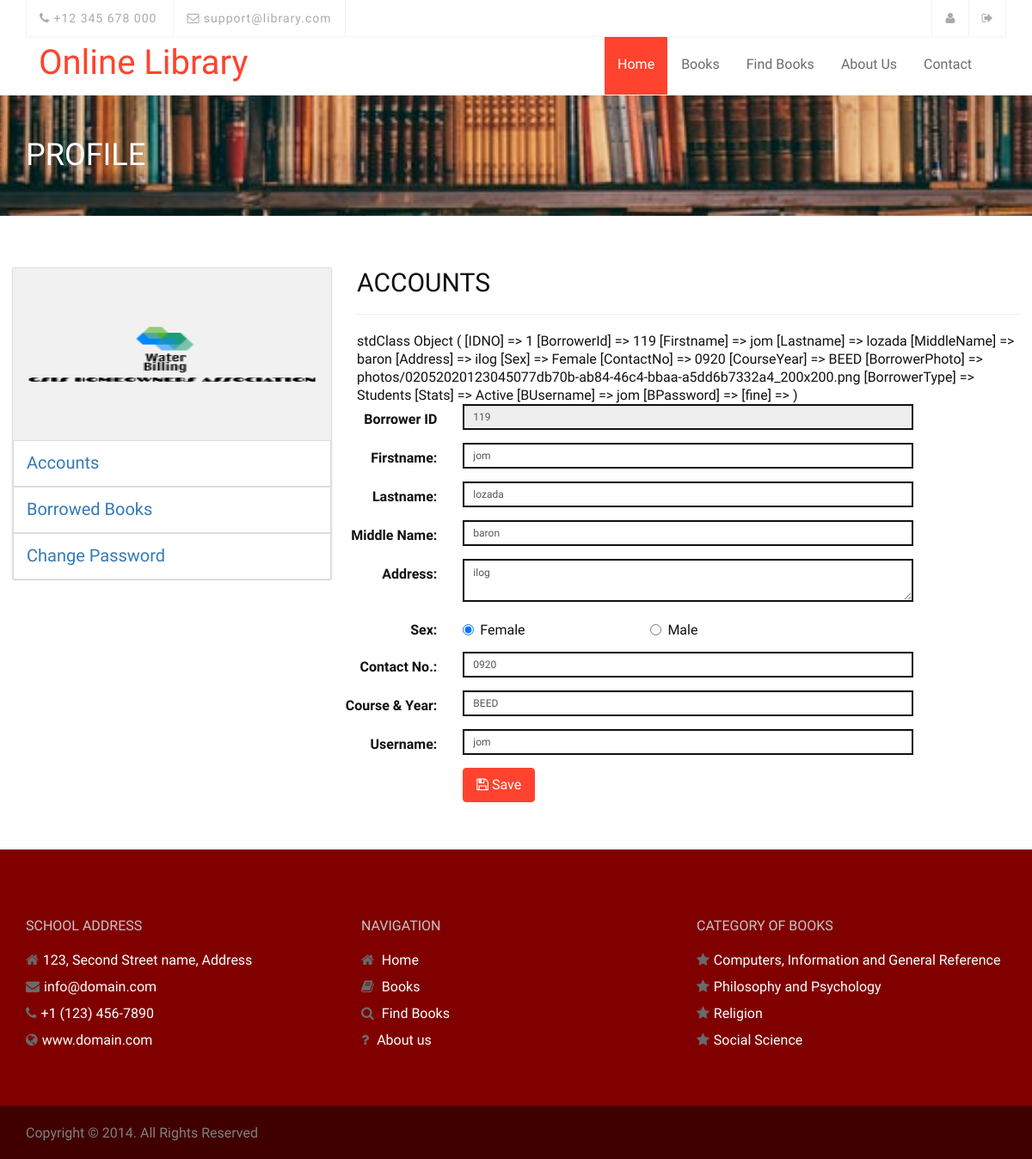
Page /borrower/index.php (signed in) on the committed database.
### tables this page shows
CREATE TABLE `tblborrower` (
  `IDNO` int(11) NOT NULL,
  `BorrowerId` varchar(90) NOT NULL,
  `Firstname` varchar(125) NOT NULL,
  `Lastname` varchar(125) NOT NULL,
  `MiddleName` varchar(125) NOT NULL,
  `Address` varchar(255) NOT NULL,
  `Sex` varchar(11) NOT NULL,
  `ContactNo` varchar(125) NOT NULL,
  `CourseYear` varchar(125) NOT NULL,
  `BorrowerPhoto` varchar(255) NOT NULL,
  `BorrowerType` varchar(35) NOT NULL,
  `Stats` varchar(36) NOT NULL,
  `BUsername` varchar(90) NOT NULL,
  `BPassword` varchar(90) NOT NULL,
  `fine` varchar(20) DEFAULT NULL
);

CREATE TABLE `tblcategory` (
  `CategoryId` int(11) NOT NULL,
  `Category` varchar(125) NOT NULL,
  `DDecimal` varchar(90) NOT NULL
);

### borrower/personalInfo.php (the view, shortened to what the rows shown need)
<form class="form-horizontal span6  wow fadeInDown" action="controller.php?action=edit" method="POST" enctype="multipart/form-data">
<?php
print_r($res)
?>
 <div class="form-group">
            <div class="row">
              <div class="col-md-8">
                  <input class="form-control input-sm" id="BorrowerId" name="BorrowerId" placeholder=
                    "Employee No" type="text" value="<?php echo $res->BorrowerId; ?>" readonly>
           </div>
            </div>
          </div>
           <div class="form-group">
            <div class="row">
              <div class="col-md-8">
                 <input class="form-control input-sm" id="Firstname" name="Firstname" placeholder=
                    "Firstname" type="text" value="<?php echo $res->Firstname; ?>"  onkeyup="javascript:capitalize(this.id, this.value);" autocomplete="off">
              </div>
            </div>
          </div>
          <div class="form-group">
            <div class="row">
              <div class="col-md-8">
                <input  class="form-control input-sm" id="Lastname" name="Lastname" placeholder=
                    "Lastname" value="<?php echo $res->Lastname; ?>"    onkeyup="javascript:capitalize(this.id, this.value);" autocomplete="off">
                </div>
            </div>
          </div>
          <div class="form-group">
            <div class="row">
              <div class="col-md-8">
                <input  class="form-control input-sm" id="MiddleName" name="MiddleName" placeholder=
                    "Middle Name"  value="<?php echo $res->MiddleName; ?>"  onkeyup="javascript:capitalize(this.id, this.value);" autocomplete="off">
              </div>
            </div>
          </div>
         <div class="form-group">
          <div class="row">
            <div class="col-md-8">
               <textarea class="form-control input-sm" id="Address" name="Address" placeholder=
                  "Address" type="text"  required  onkeyup="javascript:capitalize(this.id, this.value);" autocomplete="off"><?php echo $res->Address; ?></textarea>
            </div>
          </div>
        </div>
           <div class="form-group">
            <div class="row">
              <div class="col-md-8">
                 <input class="form-control input-sm" id="ContactNo" name="ContactNo" placeholder=
                    "Contact No." type="text" any value="<?php echo $res->ContactNo; ?>" required  onkeyup="javascript:capitalize(this.id, this.value);" autocomplete="off">
              </div>
            </div>
          </div>
          <div class="form-group">
            <div class="row">
              <div class="col-md-8">
                     <input class="form-control input-sm" id="CourseYear" name="CourseYear" placeholder=
                    "BSIT-1" type="text"  value="<?php echo $res->CourseYear; ?>" required  onkeyup="javascript:capitalize(this.id, this.value);" autocomplete="off">
              </div>
            </div>
          </div>
          <div class="form-group">
            <div class="row">
              <div class="col-md-8">
                 <input class="form-control input-sm" id="BUsername" name="BUsername" placeholder=
                    "Username" type="text" any value="<?php echo $res->BUsername;?>" required  onkeyup="javascript:capitalize(this.id, this.value);" autocomplete="off">
              </div>
            </div>
          </div>
</form>

### theme/templates.php (shortened to what the rows shown need)
<!DOCTYPE html>
<html lang="en">
    <head>
        <link rel="stylesheet" href="<?php echo web_root;?>asset/bootstrap/css/bootstrap.min.css" type="text/css">
        <link rel="stylesheet" href="<?php echo web_root;?>asset/font-awesome/css/font-awesome.min.css" type="text/css">
        <link rel="stylesheet" href="<?php echo web_root;?>asset/css/owl.carousel.css" type="text/css">
        <link rel="stylesheet" href="<?php echo web_root;?>asset/css/owl.theme.css" type="text/css">
        <link rel="stylesheet" href="<?php echo web_root;?>asset/css/owl.transitions.css" type="text/css">
        <link rel="stylesheet" type="text/css" href="<?php echo web_root;?>asset/css/animate.css">
        <link rel="stylesheet" type="text/css" href="<?php echo web_root;?>asset/css/lightbox.css">
        <link rel="stylesheet" type="text/css" href="<?php echo web_root;?>asset/css/style.css">
        <link rel="stylesheet" type="text/css" href="<?php echo web_root;?>asset/css/responsive.css">
        <link href="<?php echo web_root;?>admin/dist/css/datepicker.css" rel="stylesheet" />
        <link href="<?php echo web_root;?>admin/dist/css/dataTables.bootstrap4.min.css" rel="stylesheet" />
    </head>
    <body>
		<?php  require_once $content; ?>
        <section id="footer-section" class="footer-section">
            <div class="container">
                <div class="row">
                    <div class="col-md-4">
                        <div class="footer-address">
                            <ul>
                                <?php
                                    $sql = "SELECT * FROM tblcategory LIMIT 4";
                                    $mydb->setQuery($sql);
                                    $res = $mydb->loadResultList();
                                    foreach ($res as $object) {
                                        echo '<li class="footer-contact"><i class="fa fa-star"></i>'.$object->Category.'</li>';
                                    }
                                ?>
                            </ul>
                        </div>
                    </div>
                </div>
            </div>
        </section>
    </body>
</html>

### borrower/profile.php (shortened to what the rows shown need)
<?php
  $borrower = new Borrower();
  $res = $borrower->single_borrower($_SESSION['BorrowerId']);
 ?>
<div class="page-header">
    <div class="overlay">
        <div class="container">
            <div class="row">
                <div class="col-md-12">
                    <h1>Profile</h1>
                </div>
            </div>
        </div>
    </div>
</div>
      <section id="service-section">
       <div class="container">
         <div class="row">
           <div class="card shadow mb-4">
           <div class="card-body">
                <div class="row">
                      <div class="col-md-4 strecth">
                       <div class="pricing">
                              <div class="pricing-header" style="padding: 0px">
                                   <img  data-target="#LoginModal" data-toggle="modal"  id="blah" title="profile image" class="img-hover"    src="<?php echo web_root.'admin/borrower/'.$res->BorrowerPhoto; ?>" width="300px" height="200px">
                              </div>
                        </div>
                    </div>
                  <div class="col-md-8">
                   <?php
                      $view = (isset($_GET['view']) && $_GET['view'] != '') ? $_GET['view'] : '';
                      switch ($view) {
                        default :
                          $bTitle = "Accounts";
                          $bContent    = 'personalInfo.php';
                      }
                      echo '<h2>'.$bTitle.'</h2>
                            <hr/>';
                      require_once  $bContent;
                    ?>
                  </div>
                </div>
          </div>
      </div>
   </div>
 </div>
</section>

### rows in the picture
tblborrower: BorrowerPhoto (picture), BorrowerId "119", Firstname "jom", Lastname "lozada", MiddleName "baron", Address "ilog", ContactNo "0920", CourseYear "BEED", BUsername "jom"
tblcategory: Category "Computers, Information and General Reference"
tblcategory: Category "Philosophy and Psychology"
tblcategory: Category "Religion"
tblcategory: Category "Social Science"

### other values in the picture
$bTitle "ACCOUNTS"
